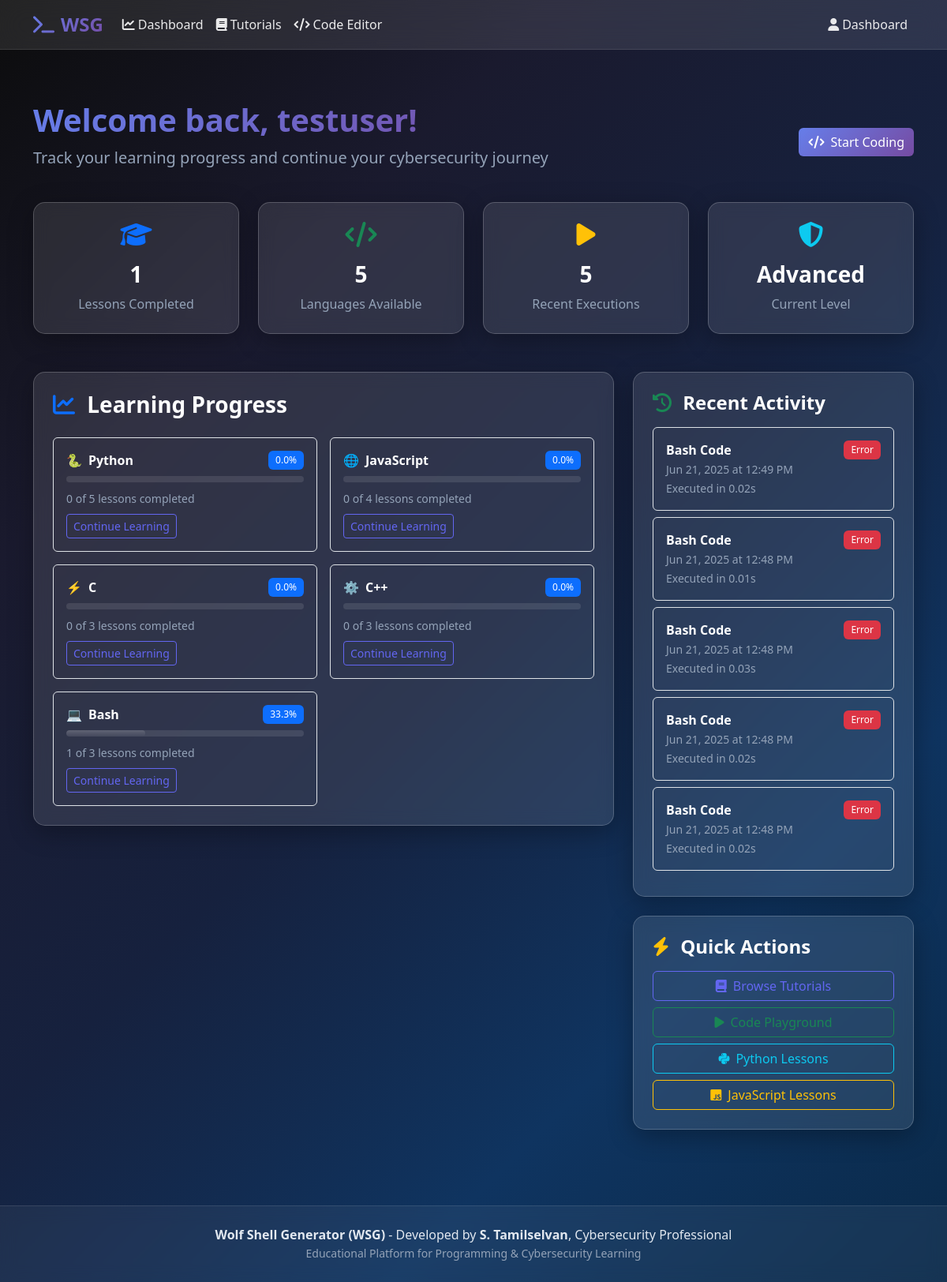
/dashboard, run on the app's committed database.
### models.py (models this page shows, shortened)
class User(UserMixin, db.Model):
    id = db.Column(db.Integer, primary_key=True)
    username = db.Column(db.String(64), unique=True, nullable=False)
    email = db.Column(db.String(120), unique=True, nullable=False)
    password_hash = db.Column(db.String(256))
    created_at = db.Column(db.DateTime, default=datetime.utcnow)
    is_admin = db.Column(db.Boolean, default=False)
    progress = db.relationship('UserProgress', backref='user', lazy=True, cascade='all, delete-orphan')

class UserProgress(db.Model):
    id = db.Column(db.Integer, primary_key=True)
    user_id = db.Column(db.Integer, db.ForeignKey('user.id'), nullable=False)
    language = db.Column(db.String(50), nullable=False)
    lesson_id = db.Column(db.String(100), nullable=False)
    completed = db.Column(db.Boolean, default=False)
    score = db.Column(db.Integer, default=0)
    completed_at = db.Column(db.DateTime)
    __table_args__ = (db.UniqueConstraint('user_id', 'language', 'lesson_id'),)

class CodeExecution(db.Model):
    id = db.Column(db.Integer, primary_key=True)
    user_id = db.Column(db.Integer, db.ForeignKey('user.id'), nullable=False)
    language = db.Column(db.String(50), nullable=False)
    code = db.Column(db.Text, nullable=False)
    output = db.Column(db.Text)
    error = db.Column(db.Text)
    executed_at = db.Column(db.DateTime, default=datetime.utcnow)
    execution_time = db.Column(db.Float)  # in seconds

### routes.py (the view)
@app.route('/dashboard')
def dashboard():
    if not current_user.is_authenticated:
        test_user = User.query.filter_by(username='testuser').first()
        if test_user:
            login_user(test_user)
    languages = get_languages()
    user_progress = {}
    for lang in languages:
        progress = UserProgress.query.filter_by(
            user_id=current_user.id,
            language=lang['id']
        ).all()
        total_lessons = len(get_lessons(lang['id']))
        completed_lessons = len([p for p in progress if p.completed])
        user_progress[lang['id']] = {
            'completed': completed_lessons,
            'total': total_lessons,
            'percentage': (completed_lessons / total_lessons * 100) if total_lessons > 0 else 0
        }
    recent_executions = CodeExecution.query.filter_by(
        user_id=current_user.id
    ).order_by(CodeExecution.executed_at.desc()).limit(5).all()
    return render_template('dashboard.html',
                         languages=languages,
                         user_progress=user_progress,
                         recent_executions=recent_executions)

### educational_content.py (called while the page is built)
def get_languages():
    return [
        {
            'id': 'python',
            'name': 'Python',
            'description': 'A versatile, beginner-friendly language',
            'icon': '🐍'
        },
        {
            'id': 'javascript',
            'name': 'JavaScript',
            'description': 'The language of the web',
            'icon': '🌐'
        },
        {
            'id': 'c',
            'name': 'C',
            'description': 'Low-level programming fundamentals',
            'icon': '⚡'
        },
        {
            'id': 'cpp',
            'name': 'C++',
            'description': 'Object-oriented programming with C',
            'icon': '⚙️'
        },
        {
            'id': 'bash',
            'name': 'Bash',
            'description': 'Shell scripting and automation',
            'icon': '💻'
        }
    ]

### templates/dashboard.html (shortened to what this page needs)
{% extends "base.html" %}
{% block content %}
<div class="container py-5">
    <div class="row">
        <div class="col-12">
            <div class="d-flex justify-content-between align-items-center mb-4">
                <div>
                    <h1 class="display-6 fw-bold text-gradient">Welcome back, {{ current_user.username }}!</h1>
                    <p class="lead text-muted">Track your learning progress and continue your cybersecurity journey</p>
                </div>
                <div>
                    <a href="{{ url_for('editor') }}" class="btn btn-primary glass-btn">
                        <i class="fas fa-code me-2"></i>Start Coding
                    </a>
                </div>
            </div>
        </div>
    </div>
    <div class="row g-4 mb-5">
        <div class="col-md-3">
            <div class="stats-card glass-card p-4 text-center">
                <div class="stats-icon mb-3">
                    <i class="fas fa-graduation-cap fa-2x text-primary"></i>
                </div>
                <h3 class="fw-bold">{{ user_progress.values() | map(attribute='completed') | sum }}</h3>
                <p class="text-muted mb-0">Lessons Completed</p>
            </div>
        </div>
        <div class="col-md-3">
            <div class="stats-card glass-card p-4 text-center">
                <div class="stats-icon mb-3">
                    <i class="fas fa-code fa-2x text-success"></i>
                </div>
                <h3 class="fw-bold">{{ languages | length }}</h3>
                <p class="text-muted mb-0">Languages Available</p>
            </div>
        </div>
        <div class="col-md-3">
            <div class="stats-card glass-card p-4 text-center">
                <div class="stats-icon mb-3">
                    <i class="fas fa-play fa-2x text-warning"></i>
                </div>
                <h3 class="fw-bold">{{ recent_executions | length }}</h3>
                <p class="text-muted mb-0">Recent Executions</p>
            </div>
        </div>
        <div class="col-md-3">
            <div class="stats-card glass-card p-4 text-center">
                <div class="stats-icon mb-3">
                    <i class="fas fa-shield-alt fa-2x text-info"></i>
                </div>
                <h3 class="fw-bold">Advanced</h3>
                <p class="text-muted mb-0">Current Level</p>
            </div>
        </div>
    </div>
    <div class="row">
        <div class="col-lg-8">
            <div class="glass-card p-4 mb-4">
                <h3 class="fw-bold mb-4">
                    <i class="fas fa-chart-line me-2 text-primary"></i>
                    Learning Progress
                </h3>
                <div class="row g-3">
                    {% for language in languages %}
                    <div class="col-md-6">
                        <div class="progress-item p-3 border rounded">
                            <div class="d-flex justify-content-between align-items-center mb-2">
                                <div class="d-flex align-items-center">
                                    <span class="language-icon me-2">{{ language.icon }}</span>
                                    <strong>{{ language.name }}</strong>
                                </div>
                                <span class="badge bg-primary">
                                    {{ "%.1f" | format(user_progress[language.id].percentage) }}%
                                </span>
                            </div>
                            <div class="progress mb-2" style="height: 8px;">
                                <div class="progress-bar bg-gradient"
                                     style="width: {{ user_progress[language.id].percentage }}%"></div>
                            </div>
                            <small class="text-muted">
                                {{ user_progress[language.id].completed }} of {{ user_progress[language.id].total }} lessons completed
                            </small>
                            <div class="mt-2">
                                <a href="{{ url_for('tutorials', lang=language.id) }}"
                                   class="btn btn-sm btn-outline-primary">
                                    Continue Learning
                                </a>
                            </div>
                        </div>
                    </div>
                    {% endfor %}
                </div>
            </div>
        </div>
        <div class="col-lg-4">
            <div class="glass-card p-4 mb-4">
                <h4 class="fw-bold mb-3">
                    <i class="fas fa-history me-2 text-success"></i>
                    Recent Activity
                </h4>
                {% if recent_executions %}
                <div class="activity-list">
                    {% for execution in recent_executions %}
                    <div class="activity-item p-3 mb-2 border rounded">
                        <div class="d-flex justify-content-between align-items-start">
                            <div>
                                <div class="fw-semibold">{{ execution.language.title() }} Code</div>
                                <small class="text-muted">
                                    {{ execution.executed_at.strftime('%b %d, %Y at %I:%M %p') }}
                                </small>
                            </div>
                            <span class="badge bg-{{ 'success' if not execution.error else 'danger' }}">
                                {{ 'Success' if not execution.error else 'Error' }}
                            </span>
                        </div>
                        {% if execution.execution_time %}
                        <small class="text-muted">
                            Executed in {{ "%.2f" | format(execution.execution_time) }}s
                        </small>
                        {% endif %}
                    </div>
                    {% endfor %}
                </div>
                {% endif %}
            </div>
            <div class="glass-card p-4">
                <h4 class="fw-bold mb-3">
                    <i class="fas fa-bolt me-2 text-warning"></i>
                    Quick Actions
                </h4>
                <div class="d-grid gap-2">
                    <a href="{{ url_for('tutorials') }}" class="btn btn-outline-primary">
                        <i class="fas fa-book me-2"></i>Browse Tutorials
                    </a>
                    <a href="{{ url_for('editor') }}" class="btn btn-outline-success">
                        <i class="fas fa-play me-2"></i>Code Playground
                    </a>
                    <a href="{{ url_for('tutorials', lang='python') }}" class="btn btn-outline-info">
                        <i class="fab fa-python me-2"></i>Python Lessons
                    </a>
                    <a href="{{ url_for('tutorials', lang='javascript') }}" class="btn btn-outline-warning">
                        <i class="fab fa-js-square me-2"></i>JavaScript Lessons
                    </a>
                </div>
            </div>
        </div>
    </div>
</div>
{% endblock %}

### templates/base.html (shortened to what this page needs)
<!DOCTYPE html>
<html lang="en">
<head>
    <link href="https://cdn.jsdelivr.net/npm/bootstrap@5.3.0/dist/css/bootstrap.min.css" rel="stylesheet">
    <link rel="stylesheet" href="https://cdnjs.cloudflare.com/ajax/libs/font-awesome/6.4.0/css/all.min.css">
    <link rel="stylesheet" href="https://cdnjs.cloudflare.com/ajax/libs/codemirror/5.65.2/codemirror.min.css">
    <link rel="stylesheet" href="https://cdnjs.cloudflare.com/ajax/libs/codemirror/5.65.2/theme/material-darker.min.css">
    <link rel="stylesheet" href="{{ url_for('static', filename='css/style.css') }}">
</head>
<body>
    <nav class="navbar navbar-expand-lg glass-navbar fixed-top">
        <div class="container">
            <a class="navbar-brand fw-bold text-gradient" href="{{ url_for('index') }}">
                <i class="fas fa-terminal me-2"></i>WSG
            </a>
            <div class="collapse navbar-collapse" id="navbarNav">
                <ul class="navbar-nav me-auto">
                    {% if current_user.is_authenticated %}
                    <li class="nav-item">
                        <a class="nav-link" href="{{ url_for('dashboard') }}">
                            <i class="fas fa-chart-line me-1"></i>Dashboard
                        </a>
                    </li>
                    <li class="nav-item">
                        <a class="nav-link" href="{{ url_for('tutorials') }}">
                            <i class="fas fa-book me-1"></i>Tutorials
                        </a>
                    </li>
                    <li class="nav-item">
                        <a class="nav-link" href="{{ url_for('editor') }}">
                            <i class="fas fa-code me-1"></i>Code Editor
                        </a>
                    </li>
                    {% endif %}
                </ul>
                <ul class="navbar-nav">
                    <li class="nav-item">
                        <a class="nav-link" href="{{ url_for('dashboard') }}">
                            <i class="fas fa-user me-1"></i>Dashboard
                        </a>
                    </li>
                </ul>
            </div>
        </div>
    </nav>
    <main class="main-content">
        {% block content %}{% endblock %}
    </main>
    <footer class="glass-footer text-center py-4 mt-5">
        <div class="container">
            <p class="mb-0">
                <strong>Wolf Shell Generator (WSG)</strong> - Developed by <strong>S. Tamilselvan</strong>, Cybersecurity Professional
            </p>
            <p class="mb-0 text-muted small">
                Educational Platform for Programming & Cybersecurity Learning
            </p>
        </div>
    </footer>
</body>
</html>

### static/css/style.css (style rules this page uses)
:root { --primary-color: #6366f1; --secondary-color: #8b5cf6; --success-color: #10b981; --warning-color: #f59e0b; --danger-color: #ef4444; --info-color: #06b6d4; --dark-color: #1f2937; --light-color: #f8fafc; --glass-bg: rgba(255, 255, 255, 0.1); --glass-border: rgba(255, 255, 255, 0.2); --glass-shadow: 0 8px 32px rgba(0, 0, 0, 0.3); --gradient-primary: linear-gradient(135deg, #667eea 0%, #764ba2 100%); --gradient-secondary: linear-gradient(135deg, #f093fb 0%, #f5576c 100%); --gradient-success: linear-gradient(135deg, #4facfe 0%, #00f2fe 100%); }
body { background: linear-gradient(135deg, #0c0c0c 0%, #1a1a2e 25%, #16213e 50%, #0f3460 75%, #0a2a4a 100%); background-attachment: fixed; color: #ffffff; font-family: 'Segoe UI', Tahoma, Geneva, Verdana, sans-serif; min-height: 100vh; }
p { color: #e2e8f0; line-height: 1.6; margin-bottom: 1rem; }
.lead { color: #cbd5e1; font-weight: 300; }
.text-muted { color: #94a3b8 !important; }
.glass-card p { color: #f1f5f9; }
.glass-card { background: var(--glass-bg); backdrop-filter: blur(10px); -webkit-backdrop-filter: blur(10px); border: 1px solid var(--glass-border); border-radius: 15px; box-shadow: var(--glass-shadow); transition: all 0.3s ease; }
.glass-navbar { background: rgba(255, 255, 255, 0.1); backdrop-filter: blur(15px); -webkit-backdrop-filter: blur(15px); border-bottom: 1px solid rgba(255, 255, 255, 0.1); }
.glass-btn { background: rgba(255, 255, 255, 0.1); border: 1px solid rgba(255, 255, 255, 0.2); backdrop-filter: blur(10px); -webkit-backdrop-filter: blur(10px); transition: all 0.3s ease; }
.glass-footer { background: rgba(255, 255, 255, 0.05); backdrop-filter: blur(10px); -webkit-backdrop-filter: blur(10px); border-top: 1px solid rgba(255, 255, 255, 0.1); }
.text-gradient { background: var(--gradient-primary); -webkit-background-clip: text; -webkit-text-fill-color: transparent; background-clip: text; font-weight: 700; }
.navbar-brand { font-size: 1.5rem; font-weight: 700; }
.nav-link { color: rgba(255, 255, 255, 0.9) !important; font-weight: 500; transition: all 0.3s ease; }
.main-content { padding-top: 80px; min-height: calc(100vh - 200px); }
.stats-card { transition: all 0.3s ease; }
.stats-icon { margin-bottom: 1rem; }
.progress { height: 10px; border-radius: 5px; background: rgba(255, 255, 255, 0.1); }
.progress-bar { border-radius: 5px; background: var(--gradient-success); }
.animate-fade-in { animation: fadeIn 0.8s ease-out; }
.bg-gradient { background: var(--gradient-primary); }
.btn-primary { background: var(--gradient-primary); border: none; }
.btn-outline-primary { border-color: var(--primary-color); color: var(--primary-color); }
.badge { font-weight: 500; padding: 0.5em 0.75em; }

### data on the page
User: username "testuser"
UserProgress: icon "💻", name "Bash", user_progress "33.3", {{ user_progress[language.id].percentage }} 33.33333333333333 (drawn), user_progress "1", user_progress "3"
CodeExecution: language "Bash", executed_at "Jun 21, 2025 at 12:49 PM", error "Error", execution_time "0.02"
CodeExecution: language "Bash", executed_at "Jun 21, 2025 at 12:48 PM", error "Error", execution_time "0.01"
CodeExecution: language "Bash", executed_at "Jun 21, 2025 at 12:48 PM", error "Error", execution_time "0.03"
CodeExecution: language "Bash", executed_at "Jun 21, 2025 at 12:48 PM", error "Error", execution_time "0.02"
CodeExecution: language "Bash", executed_at "Jun 21, 2025 at 12:48 PM", error "Error", execution_time "0.02"

### other printed values
{{ user_progress.values() | map(attribute='completed') | sum }} "1"
{{ languages | length }} "5"
{{ recent_executions | length }} "5"
{{ language.icon }} "🐍" "🌐" "⚡" "⚙️"
{{ language.name }} "Python" "JavaScript" "C" "C++"
{{ "%.1f" | format(user_progress[language.id].percentage) }} "0.0" "0.0" "0.0" "0.0"
{{ user_progress[language.id].completed }} "0" "0" "0" "0"
{{ user_progress[language.id].total }} "5" "4" "3" "3"
